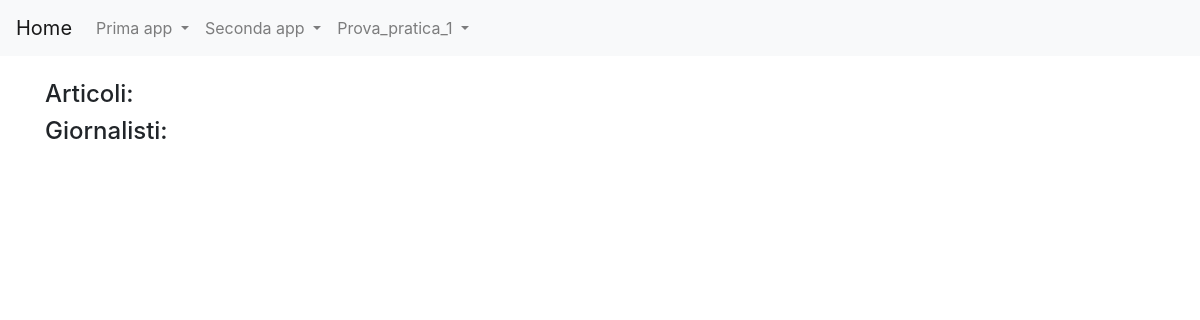
The page /news/news on the database as committed earlier.
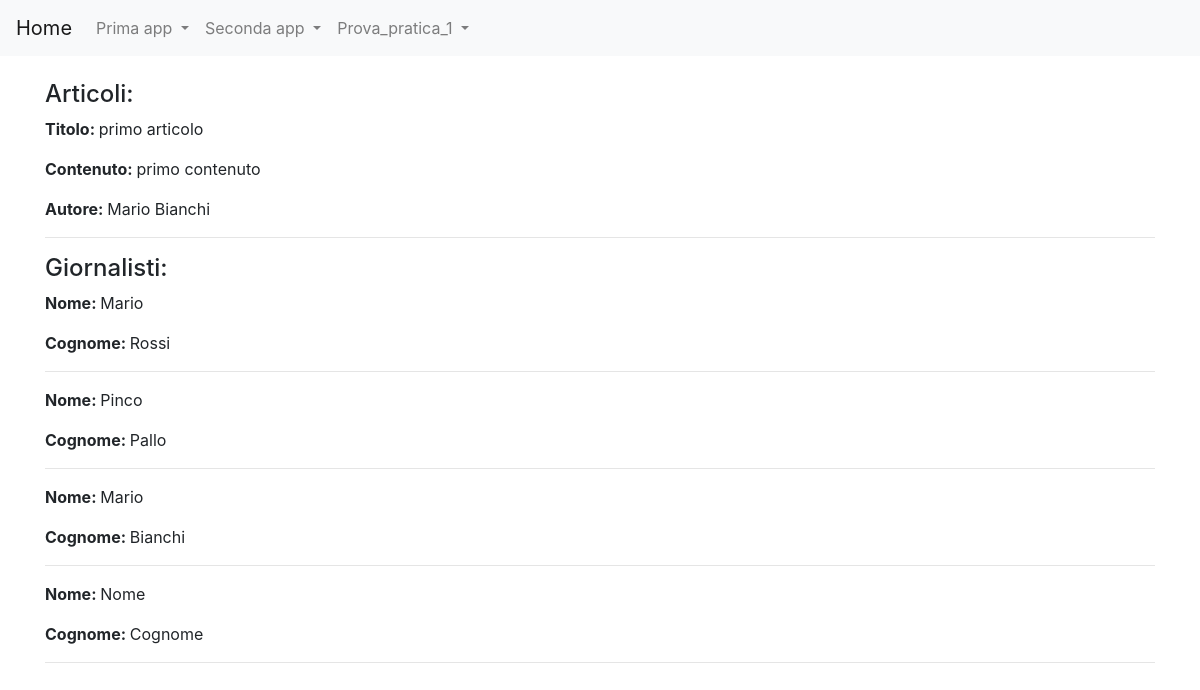
The same page on the database as committed later.
### news/models.py (models this page shows)
class Articolo(models.Model):
    titolo = models.CharField(max_length=100)
    contenuto = models.TextField()
    giornalista = models.ForeignKey(Giornalista, on_delete=models.CASCADE, related_name="articoli")
    def __str__(self):
        return self.titolo

class Giornalista(models.Model):
    nome = models.CharField(max_length=20)
    cognome = models.CharField(max_length=20)
    def __str__(self):
        return self.nome + " " + self.cognome

### news/views.py (the view)
# urls.py: path('news', home, name='home'),
def home(request):
    articoli = Articolo.objects.all()
    giornalisti = Giornalista.objects.all()
    context = {"articoli":articoli, "giornalisti":giornalisti}
    print(context)
    return render(request, "news/home.html", context)

### news/templates/news/home.html (shortened to what this page needs)
{% extends 'base.html' %}
{% block content %} <h4>Articoli:</h4>
    {% for articolo in articoli %}
        <p><strong>Titolo: </strong>{{ articolo.titolo }}</p>
        <p><strong>Contenuto: </strong>{{ articolo.contenuto }}</p>
        <p><strong>Autore: </strong>{{ articolo.giornalista }}</p>
        <hr>
    {% endfor %}
    <h4>Giornalisti:</h4>
    {% for giornalista in giornalisti %}
        <p><strong>Nome: </strong>{{ giornalista.nome }}</p>
        <p><strong>Cognome: </strong>{{ giornalista.cognome }}</p>
        <hr>
    {% endfor %}
{%endblock content %}

### templates/base.html (shortened to what this page needs)
{% load static %}
<!DOCTYPE html>
<html lang="en">
<head>
  <link rel="stylesheet" href="https://cdn.jsdelivr.net/npm/bootstrap@4.5.3/dist/css/bootstrap.min.css"
 />
</head>
<body>
  <nav class="navbar navbar-expand-lg navbar-light bg-light">
    <a class="navbar-brand" href="/">Home</a>
    <div class="collapse navbar-collapse" id="navbarSupportedContent">
      <ul class="navbar-nav mr-auto">
        <li class="nav-item dropdown">
          <a class="nav-link dropdown-toggle" href="#" id="navbarDropdown" role="button" data-toggle="dropdown"
            aria-haspopup="true" aria-expanded="false">
            Prima app
          </a>
        </li>
        <li class="nav-item dropdown">
          <a class="nav-link dropdown-toggle" href="#" id="navbarDropdown" role="button" data-toggle="dropdown"
            aria-haspopup="true" aria-expanded="false">
            Seconda app
          </a>
        </li>
        <li class="nav-item dropdown">
          <a class="nav-link dropdown-toggle" href="#" id="navbarDropdown" role="button" data-toggle="dropdown"
            aria-haspopup="true" aria-expanded="false">
            Prova_pratica_1
          </a>
        </li>
      </ul>
    </div>
  </nav>
  <div class="container my-4">
    {%block content%}
    {%endblock content%}
</body>
</html>

Rows that differ between the two databases and show on the page:
added Articolo: titolo "primo articolo", contenuto "primo contenuto", giornalista "Mario Bianchi"
added Giornalista: nome "Mario", cognome "Rossi"
added Giornalista: nome "Pinco", cognome "Pallo"
added Giornalista: nome "Mario", cognome "Bianchi"
added Giornalista: nome "Nome", cognome "Cognome"
